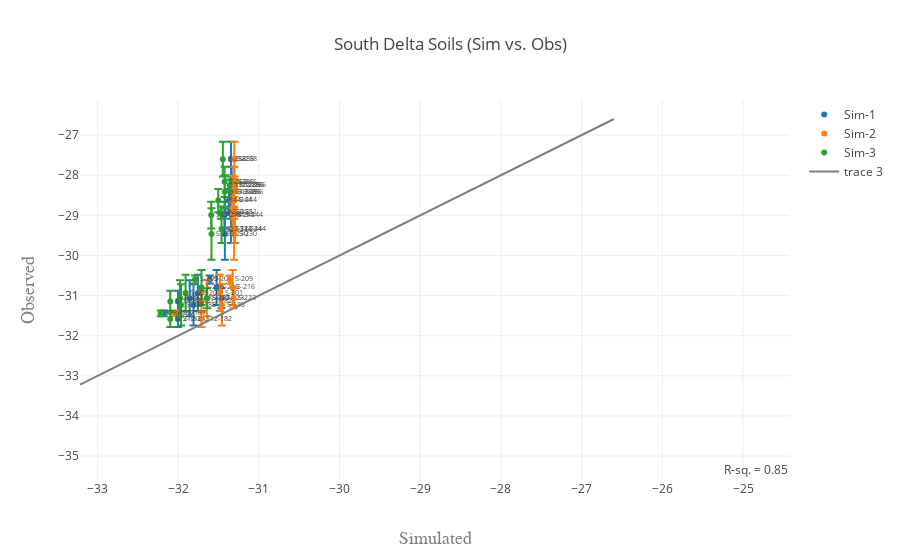

Notebook cell for this chart:
### Code cell
data = []
for folder in range(1, folders + 1):
    df = delta_dat.loc[delta_dat['IDsim'] == ('Sim-' + str(folder))]
    df = df.loc[df['Transect'] == 'S']
    trace = get_scatter(df, test_var, sd, name=('Sim-' + str(folder)))
    data.append(trace)
    
data.append(get_xy_line(delta_dat, test_var, delta=True))

fig = go.Figure(data=data, layout=get_layout(delta_dat, test_var, title='South Delta Soils (Sim vs. Obs)'))
iplot(fig)

### Figure 1 — Plotly figure (JSON) as saved in the notebook; plotly's stock layout.template omitted (floating-point values rounded to 4 significant figures)
{"data": [{"error_y": {"array": [0.2702, 0.2017, 0.35, 0.1513, 0.07071, 0.3338, 0.4073, 0.5132, 0.4509, 0.4509, 0.1, 0.4359, 0.2517, 0.6429, 0.2887, 0.1528, 0.4359, 0.3786], "symmetric": true, "type": "data"}, "mode": "markers+text", "name": "Sim-1", "text": ["S11-182", "S12-182", "S12-244", "S12-286", "S13-197", "S13-244", "S13-286", "S-188", "S-197", "S-201", "S-209", "S-216", "S-223", "S-230", "S-244", "S-251", "S-258", "S-265"], "textfont": {"size": 7}, "textposition": "right", "type": "scatter", "x": [-32.0, -32.0, -31.34, -31.31, -32.18, -31.43, -31.35, -31.81, -31.86, -31.76, -31.61, -31.52, -31.46, -31.42, -31.37, -31.36, -31.34, -31.34], "y": [-31.15, -31.58, -29.34, -28.26, -31.44, -28.99, -28.41, -31.23, -31.07, -30.93, -30.6, -30.8, -31.07, -29.47, -28.63, -28.93, -27.6, -28.17]}, {"error_y": {"array": [0.2702, 0.2017, 0.35, 0.1513, 0.07071, 0.3338, 0.4073, 0.5132, 0.4509, 0.4509, 0.1, 0.4359, 0.2517, 0.6429, 0.2887, 0.1528, 0.4359, 0.3786], "symmetric": true, "type": "data"}, "mode": "markers+text", "name": "Sim-2", "text": ["S11-182", "S12-182", "S12-244", "S12-286", "S13-197", "S13-244", "S13-286", "S-188", "S-197", "S-201", "S-209", "S-216", "S-223", "S-230", "S-244", "S-251", "S-258", "S-265"], "textfont": {"size": 7}, "textposition": "right", "type": "scatter", "x": [-31.71, -31.71, -31.3, -31.29, -32.04, -31.33, -31.32, -31.46, -31.64, -31.48, -31.36, -31.33, -31.31, -31.31, -31.3, -31.3, -31.3, -31.3], "y": [-31.15, -31.58, -29.34, -28.26, -31.44, -28.99, -28.41, -31.23, -31.07, -30.93, -30.6, -30.8, -31.07, -29.47, -28.63, -28.93, -27.6, -28.17]}, {"error_y": {"array": [0.2702, 0.2017, 0.35, 0.1513, 0.07071, 0.3338, 0.4073, 0.5132, 0.4509, 0.4509, 0.1, 0.4359, 0.2517, 0.6429, 0.2887, 0.1528, 0.4359, 0.3786], "symmetric": true, "type": "data"}, "mode": "markers+text", "name": "Sim-3", "text": ["S11-182", "S12-182", "S12-244", "S12-286", "S13-197", "S13-244", "S13-286", "S-188", "S-197", "S-201", "S-209", "S-216", "S-223", "S-230", "S-244", "S-251", "S-258", "S-265"], "textfont": {"size": 7}, "textposition": "right", "type": "scatter", "x": [-32.1, -32.1, -31.46, -31.36, -32.22, -31.59, -31.42, -31.96, -31.98, -31.91, -31.79, -31.71, -31.64, -31.59, -31.5, -31.47, -31.45, -31.42], "y": [-31.15, -31.58, -29.34, -28.26, -31.44, -28.99, -28.41, -31.23, -31.07, -30.93, -30.6, -30.8, -31.07, -29.47, -28.63, -28.93, -27.6, -28.17]}, {"marker": {"color": "grey", "opacity": 0.9}, "mode": "lines", "type": "scatter", "x": [-33.22, -26.6], "y": [-33.22, -26.6]}], "layout": {"annotations": [{"showarrow": false, "text": "R-sq. = 0.85", "x": -24.84, "y": -35.33}], "showlegend": true, "title": "South Delta Soils (Sim vs. Obs)", "xaxis": {"title": "Simulated", "titlefont": {"color": "#7f7f7f", "family": "Courier New, monospace", "size": 18}}, "yaxis": {"title": "Observed", "titlefont": {"color": "#7f7f7f", "family": "Courier New, monospace", "size": 18}}}}
